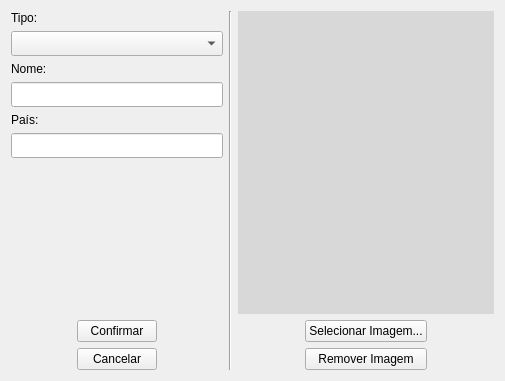
<?xml version="1.0" encoding="UTF-8"?>
<ui version="4.0">
 <class>cadastroCampeonato</class>
 <widget class="QWidget" name="cadastroCampeonato">
  <property name="geometry">
   <rect>
    <x>0</x>
    <y>0</y>
    <width>505</width>
    <height>381</height>
   </rect>
  </property>
  <property name="windowTitle">
   <string>Cadastro de Campeonato</string>
  </property>
  <property name="windowIcon">
   <iconset>
    <normaloff>../../../../../Downloads/favicon.ico</normaloff>../../../../../Downloads/favicon.ico</iconset>
  </property>
  <layout class="QHBoxLayout" name="horizontalLayout">
   <item>
    <layout class="QGridLayout" name="gridLayout_2">
     <item row="1" column="0" colspan="3">
      <widget class="QComboBox" name="comboBox">
       <property name="sizePolicy">
        <sizepolicy hsizetype="Expanding" vsizetype="Fixed">
         <horstretch>0</horstretch>
         <verstretch>0</verstretch>
        </sizepolicy>
       </property>
       <property name="minimumSize">
        <size>
         <width>0</width>
         <height>25</height>
        </size>
       </property>
       <property name="iconSize">
        <size>
         <width>20</width>
         <height>20</height>
        </size>
       </property>
       <item>
        <property name="text">
         <string/>
        </property>
       </item>
       <item>
        <property name="text">
         <string>Gerenciar tipos...</string>
        </property>
       </item>
      </widget>
     </item>
     <item row="13" column="0">
      <spacer name="horizontalSpacer_7">
       <property name="sizePolicy">
        <sizepolicy hsizetype="Fixed" vsizetype="Minimum">
         <horstretch>0</horstretch>
         <verstretch>0</verstretch>
        </sizepolicy>
       </property>
       <property name="orientation">
        <enum>Qt::Horizontal</enum>
       </property>
       <property name="sizeType">
        <enum>QSizePolicy::Fixed</enum>
       </property>
       <property name="sizeHint" stdset="0">
        <size>
         <width>60</width>
         <height>20</height>
        </size>
       </property>
      </spacer>
     </item>
     <item row="13" column="1">
      <widget class="QPushButton" name="pushButton_2">
       <property name="enabled">
        <bool>true</bool>
       </property>
       <property name="sizePolicy">
        <sizepolicy hsizetype="Fixed" vsizetype="Fixed">
         <horstretch>0</horstretch>
         <verstretch>0</verstretch>
        </sizepolicy>
       </property>
       <property name="text">
        <string>Confirmar</string>
       </property>
      </widget>
     </item>
     <item row="6" column="0" colspan="3">
      <widget class="QLineEdit" name="lineEdit_3">
       <property name="sizePolicy">
        <sizepolicy hsizetype="Expanding" vsizetype="Fixed">
         <horstretch>0</horstretch>
         <verstretch>0</verstretch>
        </sizepolicy>
       </property>
       <property name="minimumSize">
        <size>
         <width>0</width>
         <height>25</height>
        </size>
       </property>
       <property name="maxLength">
        <number>30</number>
       </property>
      </widget>
     </item>
     <item row="8" column="0" rowspan="2" colspan="3">
      <spacer name="verticalSpacer_2">
       <property name="sizePolicy">
        <sizepolicy hsizetype="Expanding" vsizetype="Expanding">
         <horstretch>0</horstretch>
         <verstretch>0</verstretch>
        </sizepolicy>
       </property>
       <property name="orientation">
        <enum>Qt::Vertical</enum>
       </property>
       <property name="sizeHint" stdset="0">
        <size>
         <width>20</width>
         <height>40</height>
        </size>
       </property>
      </spacer>
     </item>
     <item row="2" column="0" colspan="3">
      <widget class="QLabel" name="label">
       <property name="sizePolicy">
        <sizepolicy hsizetype="Expanding" vsizetype="Fixed">
         <horstretch>0</horstretch>
         <verstretch>0</verstretch>
        </sizepolicy>
       </property>
       <property name="text">
        <string>Nome:</string>
       </property>
      </widget>
     </item>
     <item row="14" column="2">
      <spacer name="horizontalSpacer_2">
       <property name="sizePolicy">
        <sizepolicy hsizetype="Fixed" vsizetype="Minimum">
         <horstretch>0</horstretch>
         <verstretch>0</verstretch>
        </sizepolicy>
       </property>
       <property name="orientation">
        <enum>Qt::Horizontal</enum>
       </property>
       <property name="sizeType">
        <enum>QSizePolicy::Fixed</enum>
       </property>
       <property name="sizeHint" stdset="0">
        <size>
         <width>60</width>
         <height>20</height>
        </size>
       </property>
      </spacer>
     </item>
     <item row="0" column="0" colspan="3">
      <widget class="QLabel" name="label_2">
       <property name="sizePolicy">
        <sizepolicy hsizetype="Expanding" vsizetype="Fixed">
         <horstretch>0</horstretch>
         <verstretch>0</verstretch>
        </sizepolicy>
       </property>
       <property name="text">
        <string>Tipo:</string>
       </property>
      </widget>
     </item>
     <item row="3" column="0" colspan="3">
      <widget class="QLineEdit" name="lineEdit">
       <property name="sizePolicy">
        <sizepolicy hsizetype="Expanding" vsizetype="Fixed">
         <horstretch>0</horstretch>
         <verstretch>0</verstretch>
        </sizepolicy>
       </property>
       <property name="minimumSize">
        <size>
         <width>0</width>
         <height>25</height>
        </size>
       </property>
       <property name="text">
        <string/>
       </property>
       <property name="maxLength">
        <number>150</number>
       </property>
      </widget>
     </item>
     <item row="14" column="0">
      <spacer name="horizontalSpacer">
       <property name="sizePolicy">
        <sizepolicy hsizetype="Fixed" vsizetype="Minimum">
         <horstretch>0</horstretch>
         <verstretch>0</verstretch>
        </sizepolicy>
       </property>
       <property name="orientation">
        <enum>Qt::Horizontal</enum>
       </property>
       <property name="sizeType">
        <enum>QSizePolicy::Fixed</enum>
       </property>
       <property name="sizeHint" stdset="0">
        <size>
         <width>60</width>
         <height>20</height>
        </size>
       </property>
      </spacer>
     </item>
     <item row="13" column="2">
      <spacer name="horizontalSpacer_8">
       <property name="sizePolicy">
        <sizepolicy hsizetype="Fixed" vsizetype="Minimum">
         <horstretch>0</horstretch>
         <verstretch>0</verstretch>
        </sizepolicy>
       </property>
       <property name="orientation">
        <enum>Qt::Horizontal</enum>
       </property>
       <property name="sizeType">
        <enum>QSizePolicy::Fixed</enum>
       </property>
       <property name="sizeHint" stdset="0">
        <size>
         <width>60</width>
         <height>20</height>
        </size>
       </property>
      </spacer>
     </item>
     <item row="5" column="0" colspan="3">
      <widget class="QLabel" name="label_3">
       <property name="sizePolicy">
        <sizepolicy hsizetype="Expanding" vsizetype="Fixed">
         <horstretch>0</horstretch>
         <verstretch>0</verstretch>
        </sizepolicy>
       </property>
       <property name="text">
        <string>País:</string>
       </property>
      </widget>
     </item>
     <item row="14" column="1">
      <widget class="QPushButton" name="pushButton_3">
       <property name="enabled">
        <bool>true</bool>
       </property>
       <property name="sizePolicy">
        <sizepolicy hsizetype="Fixed" vsizetype="Fixed">
         <horstretch>0</horstretch>
         <verstretch>0</verstretch>
        </sizepolicy>
       </property>
       <property name="text">
        <string>Cancelar</string>
       </property>
      </widget>
     </item>
    </layout>
   </item>
   <item>
    <widget class="Line" name="line">
     <property name="orientation">
      <enum>Qt::Vertical</enum>
     </property>
    </widget>
   </item>
   <item>
    <layout class="QGridLayout" name="gridLayout">
     <item row="1" column="0">
      <spacer name="horizontalSpacer_3">
       <property name="orientation">
        <enum>Qt::Horizontal</enum>
       </property>
       <property name="sizeHint" stdset="0">
        <size>
         <width>40</width>
         <height>20</height>
        </size>
       </property>
      </spacer>
     </item>
     <item row="1" column="1">
      <widget class="QPushButton" name="pushButton">
       <property name="sizePolicy">
        <sizepolicy hsizetype="Preferred" vsizetype="Fixed">
         <horstretch>0</horstretch>
         <verstretch>0</verstretch>
        </sizepolicy>
       </property>
       <property name="text">
        <string>Selecionar Imagem...</string>
       </property>
      </widget>
     </item>
     <item row="2" column="1">
      <widget class="QPushButton" name="pushButton_4">
       <property name="text">
        <string>Remover Imagem</string>
       </property>
      </widget>
     </item>
     <item row="1" column="2">
      <spacer name="horizontalSpacer_4">
       <property name="orientation">
        <enum>Qt::Horizontal</enum>
       </property>
       <property name="sizeHint" stdset="0">
        <size>
         <width>40</width>
         <height>20</height>
        </size>
       </property>
      </spacer>
     </item>
     <item row="2" column="2">
      <spacer name="horizontalSpacer_6">
       <property name="orientation">
        <enum>Qt::Horizontal</enum>
       </property>
       <property name="sizeHint" stdset="0">
        <size>
         <width>40</width>
         <height>20</height>
        </size>
       </property>
      </spacer>
     </item>
     <item row="2" column="0">
      <spacer name="horizontalSpacer_5">
       <property name="orientation">
        <enum>Qt::Horizontal</enum>
       </property>
       <property name="sizeHint" stdset="0">
        <size>
         <width>40</width>
         <height>20</height>
        </size>
       </property>
      </spacer>
     </item>
     <item row="0" column="0" colspan="3">
      <widget class="QLabel" name="label_4">
       <property name="sizePolicy">
        <sizepolicy hsizetype="Ignored" vsizetype="Ignored">
         <horstretch>10</horstretch>
         <verstretch>0</verstretch>
        </sizepolicy>
       </property>
       <property name="styleSheet">
        <string notr="true">background-color: rgb(216, 216, 216);</string>
       </property>
       <property name="text">
        <string/>
       </property>
      </widget>
     </item>
    </layout>
   </item>
  </layout>
 </widget>
 <tabstops>
  <tabstop>comboBox</tabstop>
  <tabstop>lineEdit</tabstop>
  <tabstop>lineEdit_3</tabstop>
  <tabstop>pushButton_2</tabstop>
  <tabstop>pushButton_3</tabstop>
  <tabstop>pushButton</tabstop>
  <tabstop>pushButton_4</tabstop>
 </tabstops>
 <resources/>
 <connections>
  <connection>
   <sender>pushButton_3</sender>
   <signal>clicked()</signal>
   <receiver>cadastroCampeonato</receiver>
   <slot>close()</slot>
   <hints>
    <hint type="sourcelabel">
     <x>150</x>
     <y>370</y>
    </hint>
    <hint type="destinationlabel">
     <x>199</x>
     <y>124</y>
    </hint>
   </hints>
  </connection>
  <connection>
   <sender>lineEdit_3</sender>
   <signal>returnPressed()</signal>
   <receiver>pushButton_2</receiver>
   <slot>click()</slot>
   <hints>
    <hint type="sourcelabel">
     <x>95</x>
     <y>129</y>
    </hint>
    <hint type="destinationlabel">
     <x>150</x>
     <y>341</y>
    </hint>
   </hints>
  </connection>
  <connection>
   <sender>lineEdit</sender>
   <signal>returnPressed()</signal>
   <receiver>pushButton_2</receiver>
   <slot>click()</slot>
   <hints>
    <hint type="sourcelabel">
     <x>95</x>
     <y>98</y>
    </hint>
    <hint type="destinationlabel">
     <x>150</x>
     <y>341</y>
    </hint>
   </hints>
  </connection>
 </connections>
</ui>
